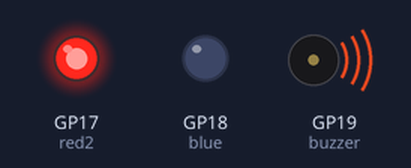
This program was run on a simulated Raspberry Pi Pico running MicroPython. Shown: output pins drawn as LEDs (lit = HIGH), buzzer (waves = sounding).

Above: at 0.15 s.
At 2.25 s:
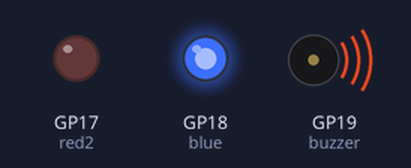
Timing chart, 0 to 3.0 s (numbered marks = the images above):
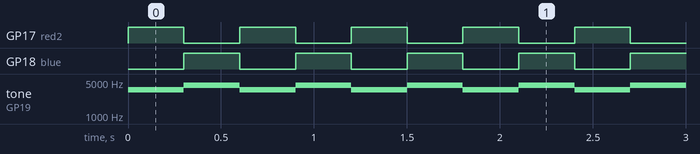

Measured:
- by itself, GP17 (red2), GP18 (blue): alternates HIGH for 0.30 s and LOW for 0.30 s
- by itself, tone on GP19 (buzzer): alternates 4300 Hz for 0.30 s and 3500 Hz for 0.30 s

The program:

police.py
```python
from machine import Pin, Timer, PWM
import time

red2 = Pin(17, Pin.OUT)
blue = Pin(18, Pin.OUT)
buzzer = PWM(Pin(19))

red2.value(0)
blue.value(1)

def playtone(frequency):
    buzzer.duty_u16(1000)
    buzzer.freq(frequency)

while True:
    blue.toggle()
    red2.toggle()
    playtone(3500)
    time.sleep(0.3)
    red2.toggle()
    blue.toggle()
    playtone(4300)
    time.sleep(0.3)
```
